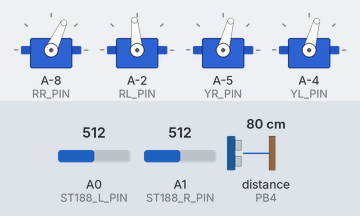
The sketch below on a simulated ATtiny85, built with avr-gcc and run on an emulated ATtiny85. Parts: 4 × servo. Wiring (inferred from the names in the program): ultrasonic range finder: trigger PB5; echo PB4. Inputs (shaded band) come from the test bench; at power-on: distance to the obstacle (sensor on PB4) 80 cm, A0 (ST188_L_PIN) = 512, A1 (ST188_R_PIN) = 512. The echo pulse lasts 58.3 µs per cm.

Above: at 2.4 s.
2.5 s: distance to the obstacle (sensor on PB4) set to 2 cm
At 4.88 s:
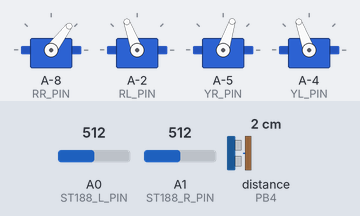
5.5 s: A0 (ST188_L_PIN) set to 716
At 6.51 s:
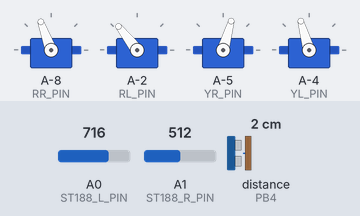
8.5 s: A1 (ST188_R_PIN) set to 716
At 9.36 s:
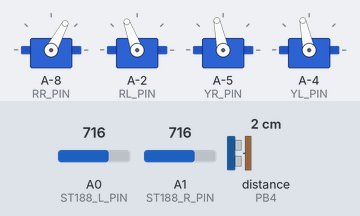
11.5 s: distance to the obstacle (sensor on PB4) set to 18 cm
14.5 s: distance to the obstacle (sensor on PB4) set to 35 cm
At 15.11 s:
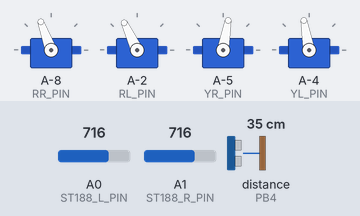
17.5 s: distance to the obstacle (sensor on PB4) set to 4 cm
Timing chart, 0 to 68.0 s (numbered marks = the images above; inputs shaded):
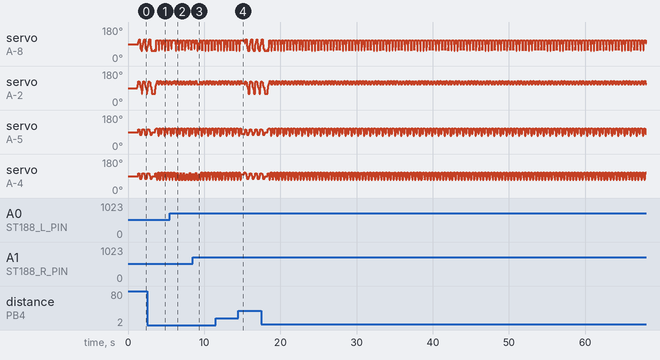

The sketch:

Hades.ino
```cpp
#include "Arduino.h"
#include "Oscillator.h"
#include <Servo.h>
#include "NeoSWSerial.h"
/*
         ---------------
        |     O   O     |
        |---------------|
YR 2<== |               | <== YL 3
         ---------------
            ||     ||
            ||     ||
RR 0==^   -----   ------  v== RL 1
         |-----   ------|
*/

/* Hardware interface mapping*/
#define YL_PIN 10
#define YR_PIN 9
#define RL_PIN 12
#define RR_PIN 6

#define ECHO_PIN 4
#define TRIG_PIN 5

#define ST188_R_PIN A1
#define ST188_L_PIN A0

#define MY1690_PIN 8
#define HT6871_PIN 7
#define SOFTWARE_RXD A2
#define SOFTWARE_TXD A3


#define CENTRE 90
#define N_SERVOS 4
#define INTERVALTIME 5

Oscillator servo[N_SERVOS];
int t = 150;
int iswalking = 1;
int lastMusicState = -1;  // -1 means nothing has been played yet

unsigned long final_time;
unsigned long interval_time;
int           oneTime;
int           iteration;
float         increment[N_SERVOS];
int           oldPosition[] = { CENTRE, CENTRE, CENTRE, CENTRE };

#define time_percent 0.2             // 0.2
#define delay_hip 10                // 10
#define delay_feet delay_hip / 2    // 5
// #define iswalking 1
//#define hip_angle 20                // 20
//#define foot_angle

bool delays(unsigned long ms)
{
  delay(ms);
  return false;
}

NeoSWSerial mp3Serial(SOFTWARE_RXD, SOFTWARE_TXD);


// Switch Music
// Since the underlying program has been written, the only program you need to
// write is: MP3.playSong(1, 20);
//
// There are 2 parameters of playSong():
// 1. The first parameter selects the music file number (from 1 to 1000).
//    - Files must be preset on the TF card.
//    - For example: "0001.mp3" represents the first song,
//                   "0002.mp3" represents the second song, etc.
// 2. The second parameter sets the volume (range: 0 to 30).
//
// To play the second song at the highest volume (30), follow these steps:
// 1. Copy a music file into the TF card.
// 2. Rename it to "0002.mp3".
// 3. Use the command: MP3.playSong(2, 30);
//
// To change the music, change it in setup, at the bottom of the script, restart needed after uploading code
//
// All code below is how the music works, change at your own risk :)
////////////////////////////////////////////////////////////////////

/*
    MP3:Implementation of MP3 Driver
*/
class MY1690_16S
{
  public:
      int volume;

      String playStatus[5] = {"0", "1", "2", "3", "4"}; // STOP PLAYING PAUSE FF FR

      void playSong(unsigned char num, unsigned char vol)
      {
          setVolume(vol);
          setPlayMode(1);
          CMD_SongSelet[4] = num;
          checkCode(CMD_SongSelet);
          mp3Serial.write(CMD_SongSelet, 7);
          delay(50);
      }
      String getPlayStatus()
      {
          mp3Serial.write(CMD_getPlayStatus, 5);
          delay(50);
          return getStatus();
      }
      String getStatus()
      {
          String statusMp3 = "";
          while (mp3Serial.available())
          {
              statusMp3 += (char)mp3Serial.read();
          }
          return statusMp3;
      }
      void stopPlay()
      {
          setPlayMode(4);
          mp3Serial.write(CMD_MusicStop, 5);
          delay(50);
      }
      void setVolume(unsigned char vol)
      {
          CMD_VolumeSet[3] = vol;
          checkCode(CMD_VolumeSet);
          mp3Serial.write(CMD_VolumeSet, 6);
          delay(50);
      }
      void volumePlus()
      {
          mp3Serial.write(CMD_VolumePlus, 5);
          delay(50);
      }
      void volumeDown()
      {
          mp3Serial.write(CMD_VolumeDown, 5);
          delay(50);
      }
      void setPlayMode(unsigned char mode)
      {
          CMD_PlayMode[3] = mode;
          checkCode(CMD_PlayMode);
          mp3Serial.write(CMD_PlayMode, 6);
          delay(50);
      }
      void checkCode(unsigned char *vs)
      {
          int val = vs[1];
          int i;

          for (i = 2; i < vs[1]; i++)
          {
              val = val ^ vs[i];
          }
          vs[i] = val;
      }
      void ampMode(int p, bool m)
      {
          pinMode(p, OUTPUT);
          if (m)
          {
              digitalWrite(p, HIGH);
          }
          else
          {
              digitalWrite(p, LOW);
          }
      }
      void init()
      {
          ampMode(HT6871_PIN, HIGH);
          stopPlay();
          volume = 15;
      }
  private:
      byte CMD_MusicPlay[5] = {0x7E, 0x03, 0x11, 0x12, 0xEF};
      byte CMD_MusicStop[5] = {0x7E, 0x03, 0x1E, 0x1D, 0xEF};
      byte CMD_MusicNext[5] = {0x7E, 0x03, 0x13, 0x10, 0xEF};
      byte CMD_MusicPrev[5] = {0x7E, 0x03, 0x14, 0x17, 0xEF};
      byte CMD_VolumePlus[5] = {0x7E, 0x03, 0x15, 0x16, 0xEF};
      byte CMD_VolumeDown[5] = {0x7E, 0x03, 0x16, 0x15, 0xEF};
      byte CMD_VolumeSet[6] = {0x7E, 0x04, 0x31, 0x00, 0x00, 0xEF};
      byte CMD_PlayMode[6] = {0x7E, 0x04, 0x33, 0x00, 0x00, 0xEF};
      byte CMD_SongSelet[7] = {0x7E, 0x05, 0x41, 0x00, 0x00, 0x00, 0xEF};
      byte CMD_getPlayStatus[5] = {0x7E, 0x03, 0x20, 0x23, 0xEF};
} mp3;

/*
    Setting the 90-degree position of the steering gear to make the penguin stand on its feet
*/
void homes(int millis_t)
{
  servo[0].SetPosition(90);
  servo[1].SetPosition(90);
  servo[2].SetPosition(90);
  servo[3].SetPosition(90);
  delay(millis_t);
}

bool moveNServos(int time, int newPosition[])
{
  for (int i = 0; i < N_SERVOS; i++)
  {
    increment[i] = ((newPosition[i]) - oldPosition[i]) / (time / INTERVALTIME);
  }

  final_time = millis() + time;
  iteration = 1;

  while (millis() < final_time)
  {
    interval_time = millis() + INTERVALTIME;
    oneTime = 0;

    while (millis() < interval_time)
    {
      if (oneTime < 1)
      {
        for (int i = 0; i < N_SERVOS; i++)
        {
          servo[i].SetPosition(oldPosition[i] + (iteration * increment[i]));
        }

        iteration++;
        oneTime++;
      }
    }
  }
  for (int i = 0; i < N_SERVOS; i++)
  {
    oldPosition[i] = newPosition[i];
  }
  return false;
}
/*
  Walking control realization:
*/

  // Variables base
  const int neutral = 90;    // 90
  const int hipRotMax = 35;   //35  // Giro máximo de cadera (adelante o atrás)
  const int hipRotMin = -35;  // -40 // Giro mínimo de cadera (hacia atrás)
  const int footUp    = 15;   // 15 // Levantar pie
  const int footDown  = -15;  // -15 // Bajar pie
  const int hipSwingSmall = 25; // 25
  const int hipSwingBig   = 30; // 30
  const int hipReturn     = 20; // 20

bool walk(int steps, int T, int dir)
{
  int move1[]  = { neutral, neutral + hipRotMax, neutral + footUp, neutral + footUp };
  int move2[]  = { neutral + hipSwingSmall, neutral + hipSwingBig, neutral + footUp, neutral + footUp };
  int move3[]  = { neutral + hipReturn, neutral + hipReturn, neutral + footDown, neutral + footDown };
  int move4[]  = { neutral - hipRotMax, neutral, neutral + footDown, neutral + footDown };
  int move5[]  = { neutral + hipRotMin, neutral - hipSwingBig, neutral + footDown, neutral + footDown };
  int move6[]  = { neutral - hipReturn, neutral - hipReturn, neutral + footUp, neutral + footUp };

  int move21[] = { neutral, neutral + hipRotMax, neutral + footDown, neutral + footDown };
  int move22[] = { neutral + hipSwingSmall, neutral + hipSwingBig, neutral + footDown, neutral + footDown };
  int move23[] = { neutral + hipReturn, neutral + hipReturn, neutral + footUp, neutral + footUp };
  int move24[] = { neutral - hipRotMax, neutral, neutral + footUp, neutral + footUp };
  int move25[] = { neutral + hipRotMin, neutral - hipSwingBig, neutral + footUp, neutral + footUp };
  int move26[] = { neutral - hipReturn, neutral - hipReturn, neutral + footDown, neutral + footDown };

  if (dir == 1)  //Walking forward
  {
    for (int i = 0; i < steps; i++)
    {
      if (moveNServos(T * time_percent, move1) || delays(t / delay_hip) \
      || moveNServos(T * time_percent, move2) || delays(t / delay_hip) \
      || moveNServos(T * time_percent, move3) || delays(t / delay_feet) \
      || moveNServos(T * time_percent, move4) || delays(t / 2) \
      || moveNServos(T * time_percent, move5) || delays(t / delay_feet) \
      || moveNServos(T * time_percent, move6) || delays(t / delay_feet))
        return true;
    }
  }
  else  //Walking backward
  {
    for (int i = 0; i < steps; i++)
    {
      if (moveNServos(T * time_percent, move21) || delays(t / delay_hip) \
      || moveNServos(T * time_percent, move22) || delays(t / delay_hip) \
      || moveNServos(T * time_percent, move23) || delays(t / delay_feet) \
      || moveNServos(T * time_percent, move24) || delays(t / 2) \
      || moveNServos(T * time_percent, move25) || delays(t / delay_feet) \
      || moveNServos(T * time_percent, move26))
        return true;
    }
  }
  return false;
}


bool turn(int steps, int T, int dir)
{
  // Variables base
  const int neutral = 90;

  // Offsets
  const int hipRotMax = 40; // 55
  const int hipRotMin = -20; // 20
  const int footUp = 20;    // 20
  const int footDown = -20; // 20

  // Movimiento hacia un lado
  int move1[] = { neutral - hipRotMax, neutral - hipRotMin, neutral + footUp, neutral + footUp };
  int move2[] = { neutral - hipRotMin, neutral - hipRotMin, neutral + footUp, neutral + footDown };
  int move3[] = { neutral + footUp, neutral + hipRotMax, neutral + footUp, neutral + footDown };
  int move4[] = { neutral + footUp, neutral + footUp, neutral + footDown, neutral + footUp };
  int move5[] = { neutral - hipRotMax, neutral - hipRotMin, neutral + footDown, neutral + footUp };
  int move6[] = { neutral - hipRotMin, neutral - hipRotMin, neutral + footUp, neutral + footDown };
  int move7[] = { neutral + footUp, neutral + hipRotMax, neutral + footUp, neutral + footDown };
  int move8[] = { neutral + footUp, neutral + footUp, neutral + footDown, neutral + footUp };

  // Movimiento hacia el otro lado
  int move21[] = { neutral + footUp, neutral + hipRotMax, neutral + footUp, neutral + footUp };
  int move22[] = { neutral + footUp, neutral + footUp, neutral + footUp, neutral + footDown };
  int move23[] = { neutral - hipRotMax, neutral - hipRotMin, neutral + footUp, neutral + footDown };
  int move24[] = { neutral - hipRotMin, neutral - hipRotMin, neutral + footDown, neutral + footDown };
  int move25[] = { neutral + footUp, neutral + hipRotMax, neutral + footDown, neutral + footUp };
  int move26[] = { neutral + footUp, neutral + footUp, neutral + footUp, neutral + footDown };
  int move27[] = { neutral - hipRotMax, neutral - hipRotMin, neutral + footUp, neutral + footDown };
  int move28[] = { neutral - hipRotMin, neutral - hipRotMin, neutral + footDown, neutral + footDown };

  // Aquí iría el resto del código para ejecutar los movimientos como en tu función original
  if (dir == 1)
  {
    for (int i = 0; i < steps; i++)
    {
      if (moveNServos(T * time_percent, move1) || delays(t / delay_feet) \
      || moveNServos(T * time_percent, move2) || delays(t / delay_feet) \
      || moveNServos(T * time_percent, move3) || delays(t / delay_feet) \
      || moveNServos(T * time_percent, move4) || delays(t / delay_feet) \
      || moveNServos(T * time_percent, move5) || delays(t / delay_feet) \
      || moveNServos(T * time_percent, move6) || delays(t / delay_feet) \
      || moveNServos(T * time_percent, move7) || delays(t / delay_feet) \
      || moveNServos(T * time_percent, move8) || delays(t / delay_feet))
        return true;
    }
  }
  else
  {
    for (int i = 0; i < steps; i++)
    {
      if (moveNServos(T * time_percent, move21) || delays(t / delay_feet) \
      || moveNServos(T * time_percent, move22) || delays(t / delay_feet) \
      || moveNServos(T * time_percent, move23) || delays(t / delay_feet) \
      || moveNServos(T * time_percent, move24) || delays(t / delay_feet) \
      || moveNServos(T * time_percent, move25) || delays(t / delay_feet) \
      || moveNServos(T * time_percent, move26) || delays(t / delay_feet) \
      || moveNServos(T * time_percent, move27) || delays(t / delay_feet) \
      || moveNServos(T * time_percent, move28) || delays(t / delay_feet))
        return true;
    }
  }
  return false;
}
/*Ultrasonic ranging*/
int getDistance()
{
  digitalWrite(TRIG_PIN, LOW);
  delayMicroseconds(2);
  digitalWrite(TRIG_PIN, HIGH);
  delayMicroseconds(10);
  digitalWrite(TRIG_PIN, LOW);

  return (int)pulseIn(ECHO_PIN, HIGH) / 58;
}
/*
Obstacle avoidance mode:
*/
// void obstacleMode()
// {
//   double distance_value = getDistance();
//   // int    iswalking = 0;

//   if (distance_value <= 20)
//   {
//     iswalking = 0;
//     // mp3Serial.begin(9600);
//     // mp3.init();
//     // mp3.setPlayMode(1);
//     // mp3.playSong(9, 20);
//     int st188Val_L = analogRead(ST188_L_PIN);
//     int st188Val_R = analogRead(ST188_R_PIN);

//     if (st188Val_L <= st188Val_R)
//       turn(1, t * 3, 1);
//     else
//       turn(1, t * 3, -1);
//   }
//   else
//   {
//     // mp3Serial.begin(9600);
//     // mp3.init();
//     // mp3.setPlayMode(1);
//     // mp3.playSong(1, 20);
//     iswalking = 1;
//     walk(1, t * 3, 1);
//   }
// }
double getAverageDistance(int numSamples) {
  long sum = 0;
  for (int i = 0; i < numSamples; i++) {
    sum += getDistance();
    delay(10);  // Espera corta entre lecturas
  }
  return (double)sum / numSamples;
}

int getMaxDistance(int numSamples) {
  int maxValue = 0;
  for (int i = 0; i < numSamples; i++) {
    int d = getDistance();
    if (d > maxValue) {
      maxValue = d;
    }
    delay(10);  // Small pause between readings
  }
  return maxValue;
}

void obstacleMode()
{
  //double distance_value = getDistance();
  // double distance_value = getAverageDistance(7);  // Promedia 5 lecturas
  double distance_value;

  if (millis() < 3000) {
    distance_value = 50.0;  // Force value for first 5 seconds
  } else {
    distance_value = getMaxDistance(3);
  }


  if (distance_value <= 20) {
    if (iswalking != 0) {
      mp3.stopPlay();
      mp3.playSong(10, 30);  // Obstacle music
      iswalking = 0;
    }

    int st188Val_L = analogRead(ST188_L_PIN);
    int st188Val_R = analogRead(ST188_R_PIN);

    if (st188Val_L <= st188Val_R)
      turn(1, t * 3, 1);
    else
      turn(1, t * 3, -1);
  }
  else {
    if (iswalking != 1) {
      mp3.stopPlay();
      mp3.playSong(9, 10);  // Walking music
      iswalking = 1;
    }

    walk(1, t * 3, 1);
  }
}


void setup()
{
  Serial.begin(9600);
  delay(1000);
  pinMode(ECHO_PIN, INPUT);
  pinMode(TRIG_PIN, OUTPUT);


  mp3Serial.begin(9600);
  mp3.init();
  // mp3.setPlayMode(1);
  // mp3.playSong(1, 30); // play song 0001, set volume 20
  // mp3.playSong(9, 10);
  // if (iswalking == 1)
  //   // mp3.stopPlay();
  //   mp3.playSong(9, 10);
  // if (iswalking == 0)
  //   // mp3.stopPlay();
  //   mp3.playSong(10, 10);

  servo[0].attach(RR_PIN);
  servo[1].attach(RL_PIN);
  servo[2].attach(YR_PIN);
  servo[3].attach(YL_PIN);
  homes(100);
}

void loop()
{
  obstacleMode();
}
```

Oscillator.cpp
```cpp
// (licence header left out)
#if defined(ARDUINO) && ARDUINO >= 100
#include "Arduino.h"
#else
#include "WProgram.h"
#include <pins_arduino.h>
#endif
#include "Oscillator.h"
#include <Servo.h>

//-- This function returns true if another sample
//-- should be taken (i.e. the TS time has passed since
//-- the last sample was taken
bool Oscillator::next_sample() {

  //-- Read current time
  _currentMillis = millis();

  //-- Check if the timeout has passed
  if (_currentMillis - _previousMillis > _TS) {
    _previousMillis = _currentMillis;

    return true;
  }

  return false;
}

//-- Attach an oscillator to a servo
//-- Input: pin is the arduino pin were the servo
//-- is connected
void Oscillator::attach(int pin, bool rev) {
  //-- If the oscillator is detached, attach it.
  if (!_servo.attached()) {

    //-- Attach the servo and move it to the home position
    _servo.attach(pin, 580, 2300);
    _servo.write(90+_trim);

    //-- Initialization of oscilaltor parameters
    _TS = 30;
    _T = 2000;
    _N = _T / _TS;
    _inc = 2 * M_PI / _N;

    _previousMillis = 0;

    //-- Default parameters
    _A = 45;
    _phase = 0;
    _phase0 = 0;
    _O = 0;
    _stop = false;

    //-- Reverse mode
    _rev = rev;
  }
}

//-- Detach an oscillator from his servo
void Oscillator::detach() {
  //-- If the oscillator is attached, detach it.
  if (_servo.attached())
    _servo.detach();
}

/*************************************/
/* Set the oscillator period, in ms  */
/*************************************/
void Oscillator::SetT(unsigned int T) {
  //-- Assign the new period
  _T = T;

  //-- Recalculate the parameters
  _N = _T / _TS;
  _inc = 2 * M_PI / _N;
};

/*******************************/
/* Manual set of the position  */
/******************************/

void Oscillator::SetPosition(int position) { _servo.write(position + _trim); };

/*******************************************************************/
/* This function should be periodically called                     */
/* in order to maintain the oscillations. It calculates            */
/* if another sample should be taken and position the servo if so  */
/*******************************************************************/
void Oscillator::refresh() {

  //-- Only When TS milliseconds have passed, the new sample is obtained
  if (next_sample()) {

    //-- If the oscillator is not stopped, calculate the servo position
    if (!_stop) {
      //-- Sample the sine function and set the servo pos
      _pos = round(_A * sin(_phase + _phase0) + _O);
      if (_rev)
        _pos = -_pos;
      _servo.write(_pos + 90 + _trim);
    }

    //-- Increment the phase
    //-- It is always increased, even when the oscillator is stop
    //-- so that the coordination is always kept
    _phase = _phase + _inc;
  }
}
```

Source omitted: Oscillator.h (1778 bytes)
